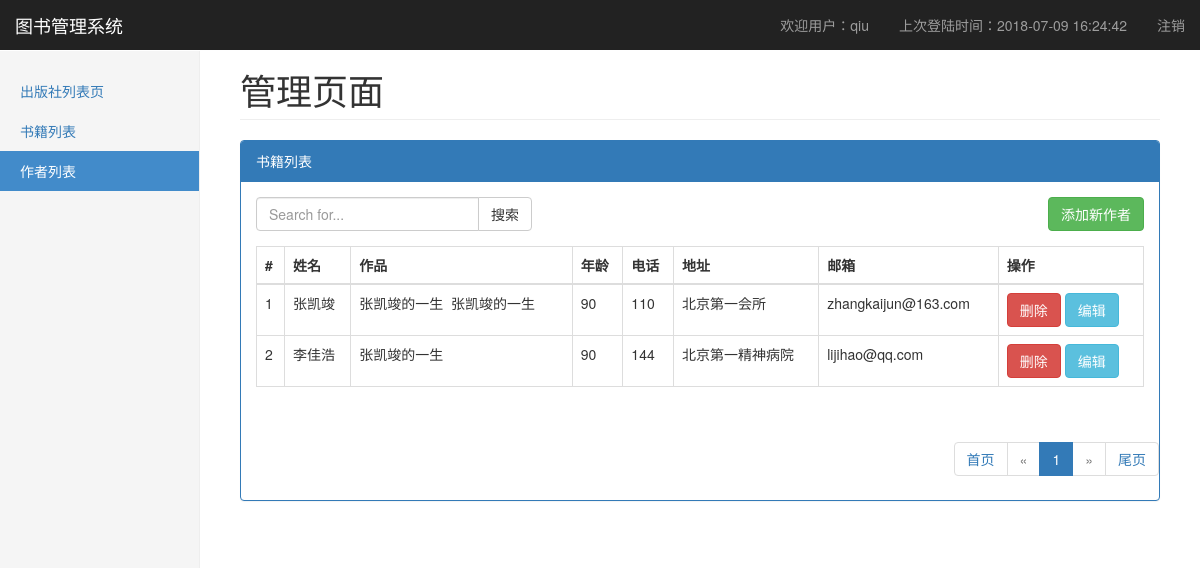
Screenshot of /author_list/ (signed in) with the database file from the repository.
### app01/models.py (models this page shows, shortened)
class Author(models.Model):
    name = models.CharField(max_length=32)
    age = models.IntegerField()
    phone = models.CharField(max_length=11)
    detail = models.OneToOneField(to="AuthorDetail",on_delete=models.CASCADE)

class Book(models.Model):
    title = models.CharField(max_length=32)
    publish_date = models.DateField(auto_now_add=True)
    price = models.DecimalField(max_digits=5, decimal_places=2)
    memo = models.TextField(null=True)
    publisher = models.ForeignKey(to="Publisher",on_delete=models.CASCADE)
    authors = models.ManyToManyField(to="Author")

class AuthorDetail(models.Model):
    address = models.CharField(max_length=64)
    author_email = models.EmailField()

### app01/views.py (the view)
# urls.py: re_path('author_list/',views.author_list,name='author_list'),
@check_login
def author_list(request):
    page_num = request.GET.get("page")
    total_count = models.Author.objects.all().count()
    page_obj = Page(page_num, total_count, per_page=10, url_prefix="author_list", max_page=11, )
    ret = models.Author.objects.all()[page_obj.start:page_obj.end]
    page_html = page_obj.page_html()
    ret1 = models.AuthorDetail.objects.all().order_by('id')
    return render(request,'author_list.html',{'author_list':ret,
                                              'authordetail_list':ret1,
                                              'page_html':page_html})

### app01/views.py (called while the page is built)
def check_login(func):
    @wraps(func)
    def inner(request,*args,**kwargs):
        ret = request.session.get('is_login')
        if ret == '1':
            return func(request,*args,**kwargs)
        else:
            next_url = request.path_info
            if request.is_ajax():
                return HttpResponse(json.dumps('a'))
            else:
                return redirect('/login/?next={}'.format(next_url))
    return inner

### utils/mypage.py (called while the page is built)
    @property
    def start(self):
        return self.data_start

    @property
    def end(self):
        return self.data_end

### templates/author_list.html (shortened to what this page needs)
{% extends 'base.html' %}
{% block page-main %}
    <div class="panel-heading">书籍列表 </div>
    <div class="panel-body">
        <div class="row" style="margin-bottom: 15px">
            <div class="col-md-4">
                <div class="input-group">
                    <input type="text" class="form-control" placeholder="Search for...">
                    <span class="input-group-btn">
                        <button class="btn btn-default" type="button">搜索</button>
                    </span>
                </div>
            </div>
            <div class="col-md-3 pull-right">
                <a href="{% url 'add_author' %}" class="btn btn-success pull-right">添加新作者</a>
            </div>
        </div>
        <table class="table table-bordered">
            <thead>
            <tr>
                <th>#</th>
                <th>姓名</th>
                <th>作品</th>
                <th>年龄</th>
                <th>电话</th>
                <th>地址</th>
                <th>邮箱</th>
                <th>操作</th>
            </tr>
            </thead>
            <tbody>
            {% for author in author_list %}
                <tr>
                    <td>{{ forloop.counter }}</td>
                    <td>{{ author.name }}</td>
                    <td>
                        {% for book in author.book_set.all %}
                            {{ book.title }}&nbsp;
                        {% endfor %}
                    </td>
                    <td>{{ author.age }}</td>
                    <td>{{ author.phone }}</td>
                    <td>{{ author.detail.address }}</td>
                    <td>{{ author.detail.author_email }}</td>
                    <td>
                        <a class="btn btn-danger del_au" href="javascript:void(0)" id="{{ author.id }}">删除</a>
                        <a class="btn btn-info" href="{% url 'edit_author' author.id %}/">编辑</a>
                    </td>
                </tr>
            {% empty %}
                <tr>
                    <td colspan="6" class="text-center">暂时没有数据~</td>
                </tr>
            {% endfor %}
            </tbody>
        </table>
    </div>
{% endblock %}
{% block au %}
    active
{% endblock %}

### templates/base.html (shortened to what this page needs)
<!DOCTYPE html>
<html lang="en">
<head>
    <link rel="stylesheet" href="/static/bootstrap.min.css">
    <link rel="stylesheet" href="/static/dashboard.css">
    <link rel="stylesheet" href="/static/sweetalert/sweetalert.css">
</head>
<body>
<nav class="navbar navbar-inverse navbar-fixed-top">
    <div class="container-fluid">
        <a class="navbar-brand" href="/book_list/">图书管理系统</a>
        <div id="navbar" class="navbar-collapse collapse">
            <ul class="nav navbar-nav navbar-right">
                <li><a href="/book_list/">欢迎用户：{{ request.session.name }}</a></li>
                <li><a href="/book_list/">上次登陆时间：{{ request.session.login_time|default:'第一次登陆' }}</a></li>
                <li><a href="/logout/">注销</a></li>
            </ul>
        </div>
    </div>
</nav>
<div class="container-fluid">
    <div class="row">
        <div class="col-sm-3 col-md-2 sidebar">
            <ul class="nav nav-sidebar">
                <li class="{% block pu %}{% endblock %}"><a href="{% url 'publisher_list' %}">出版社列表页</a></li>
                <li class="{% block bo %}{% endblock %}"><a href="{% url 'book_list' %}">书籍列表</a></li>
                <li class="{% block au %}{% endblock %}"><a href="{% url 'author_list' %}">作者列表</a></li>
            </ul>
        </div>
        <div class="col-sm-9 col-sm-offset-3 col-md-10 col-md-offset-2 main">
            <h1 class="page-header">管理页面</h1>
            <div class="panel panel-primary">
                {% block page-main %}
                {% endblock %}
                <nav aria-label="Page navigation" class="text-right">
                    <ul class="pagination">
                        {{ page_html|safe }}
                    </ul>
                </nav>
            </div>
        </div>
    </div>
</div>
</body>
</html>

### static/dashboard.css (style rules this page uses)
body { padding-top: 50px; }
.navbar-fixed-top { border: 0; }
.sidebar { display: none; }
@media (min-width: 768px) { .sidebar { position: fixed; top: 51px; bottom: 0; left: 0; z-index: 1000; display: block; padding: 20px; overflow-x: hidden; overflow-y: auto; background-color: #f5f5f5; border-right: 1px solid #eee; } }
.nav-sidebar { margin-right: -21px; margin-bottom: 20px; margin-left: -20px; }
.nav-sidebar > li > a { padding-right: 20px; padding-left: 20px; }
.nav-sidebar > .active > a, .nav-sidebar > .active > a:hover, .nav-sidebar > .active > a:focus { color: #fff; background-color: #428bca; }
.main { padding: 20px; }
@media (min-width: 768px) { .main { padding-right: 40px; padding-left: 40px; } }
.main .page-header { margin-top: 0; }

### rows the page displays
Author: name "张凯竣", age "90", phone "110", detail.address "北京第一会所", detail.author_email "zhangkaijun@163.com"
Book: title "张凯竣的一生"
Book: title "张凯竣的一生"
Author: name "李佳浩", age "90", phone "144", detail.address "北京第一精神病院", detail.author_email "lijihao@qq.com"

### other values shown
{{ request.session.name }} "qiu"
{{ request.session.login_time|default:'第一次登陆' }} "2018-07-09 16:24:42"
{{ page_html|safe }} "首页 « 1 » 尾页"
